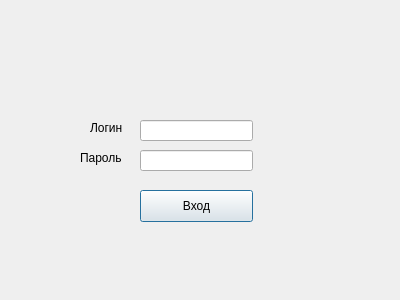
<?xml version="1.0" encoding="UTF-8"?>
<ui version="4.0">
 <class>Dialog</class>
 <widget class="QDialog" name="Dialog">
  <property name="geometry">
   <rect>
    <x>0</x>
    <y>0</y>
    <width>400</width>
    <height>300</height>
   </rect>
  </property>
  <property name="windowTitle">
   <string>Dialog</string>
  </property>
  <widget class="QLineEdit" name="lineEdit">
   <property name="geometry">
    <rect>
     <x>140</x>
     <y>120</y>
     <width>113</width>
     <height>21</height>
    </rect>
   </property>
  </widget>
  <widget class="QLabel" name="label_2">
   <property name="geometry">
    <rect>
     <x>90</x>
     <y>120</y>
     <width>60</width>
     <height>16</height>
    </rect>
   </property>
   <property name="text">
    <string>Логин</string>
   </property>
  </widget>
  <widget class="QLabel" name="label_3">
   <property name="geometry">
    <rect>
     <x>80</x>
     <y>150</y>
     <width>60</width>
     <height>16</height>
    </rect>
   </property>
   <property name="text">
    <string>Пароль</string>
   </property>
  </widget>
  <widget class="QLineEdit" name="lineEdit_2">
   <property name="geometry">
    <rect>
     <x>140</x>
     <y>150</y>
     <width>113</width>
     <height>21</height>
    </rect>
   </property>
  </widget>
  <widget class="QPushButton" name="pushButton">
   <property name="geometry">
    <rect>
     <x>140</x>
     <y>190</y>
     <width>113</width>
     <height>32</height>
    </rect>
   </property>
   <property name="text">
    <string>Вход</string>
   </property>
  </widget>
  <widget class="QLabel" name="error_label">
   <property name="geometry">
    <rect>
     <x>150</x>
     <y>90</y>
     <width>60</width>
     <height>16</height>
    </rect>
   </property>
   <property name="text">
    <string/>
   </property>
  </widget>
 </widget>
 <resources/>
 <connections/>
</ui>
